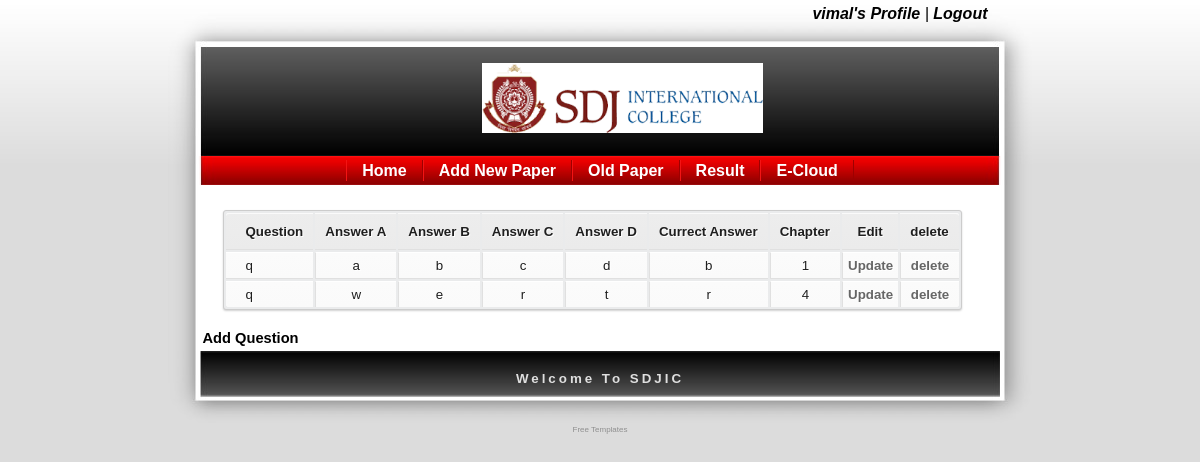
Screenshot of /fac_display_question.php?paper_id=2 (signed in) with the database file from the repository.
### tables this page shows
CREATE TABLE IF NOT EXISTS `question` (
  `q_id` int(11) NOT NULL AUTO_INCREMENT,
  `question` varchar(256) NOT NULL,
  `answerA` varchar(256) NOT NULL,
  `answerB` varchar(256) NOT NULL,
  `answerC` varchar(256) NOT NULL,
  `answerD` varchar(256) NOT NULL,
  `currect_answer` varchar(256) NOT NULL,
  `chapter` int(11) NOT NULL,
  `paper_id` int(11) NOT NULL,
  PRIMARY KEY (`q_id`)
);

### fac_display_question.php (the view, shortened to what this page needs)
<?php
	$paper_id=$_SESSION['paper_id'];
	$dis_query="select * from question where paper_id=$paper_id";
	 $result=mysql_query($dis_query);
	 while($row = mysql_fetch_array($result))
	 {
		 $rs[]=$row;
	 }
		$c=count($rs);
?>
<!DOCTYPE html PUBLIC "-//W3C//DTD HTML 4.01 Transitional//EN">
<html>
<head>
  <link rel="stylesheet" href="css/style.css" type="text/css">
  <link rel="stylesheet" href="css/style-login.css" type="text/css">
  <link rel="stylesheet" href="css/table.css" type="text/css">
</head>
<body>
	<table align="center" border="0" cellpadding="0" cellspacing="0" width="865">
		<tr>
			<td id="oben" valign="top" height="156">
				<div class="headertextoben">
					<a href="fac_profile.php"><?php echo $_SESSION['username']; ?>'s Profile</a> | <a href="logout.php">Logout</a>
				</div>
				<div class="headertextgross">
					<center>
						<img src="css/images/Logo.png" height="70">
					</center>
				</div>
			</td>
		</tr>
		<tr>
			<td id="navi" width="865">
				<div class="headernavi">
					<a href="index_faculty.php">Home</a><a href="fac_add_paper.php">Add New Paper</a><a href="fac_display_paper.php">Old Paper</a><a href="display_result_all.php">Result</a><a href="index_faculty.php">E-Cloud</a>
				</div>
			</td>
		</tr>
		<tr>
			<td id="mainbg" valign="top">
				<div id="haupttext">
					<div class="table-style">
						<table width="93%">
						<tr>
						<th>Question
						<th>Answer A
						<th>Answer B
						<th>Answer C
						<th>Answer D
						<th>Currect Answer
						<th>Chapter
						<th>Edit
						<th>delete
						<?php
							for($i = 0; $i < $c ; $i++)
							{
						?>
						<tr>
						<td><?php echo $rs[$i]['question']?></td>
						<td><?php echo $rs[$i]['answerA']?></td>
						<td><?php echo $rs[$i]['answerB']?></td>
						<td><?php echo $rs[$i]['answerC']?></td>
						<td><?php echo $rs[$i]['answerD']?></td>
						<td><?php echo $rs[$i]['currect_answer']?></td>
						<td><?php echo $rs[$i]['chapter']?></td>
						<td><a href="fac_update_question.php?q_id=<?php if(isset($rs[$i]['q_id'])) { echo $rs[$i]['q_id']; } ?>">Update </a>
						<td><a href="fac_display_question.php?id=<?php if(isset($rs[$i]['q_id'])) { echo $rs[$i]['q_id']; } ?>" onClick="return confirm('Are you sure you want to delete?')">delete </a>
						<?php
							}
						?>
						</table>
					</div>
					<a href="fac_add_question.php">Add Question</a>
				</div>
			</td>
		</tr>
		<tr>
			<td id="unten" height="74">Welcome To SDJIC</td>
		</tr>
	</table>
	<div class="copyright" align="center"><a style="color:#8F8F8F;font-weight:normal;background-color:#DCDCDC" href="http://www.website-templates.info" target="_blank">Free Templates</a></div>
</body>
</html>

### css/style.css (style rules this page uses)
body { margin: 0px; padding: 0px; color: #5F5F5F; background:url(images/bg.jpg) repeat-x; background-color: #DCDCDC; font-family: "Trebuchet MS",verdana,arial,helvetica,sans-serif; font-size: 10pt; }
table,td,tr { color: #1F1F1F; background-color: #FFFFFF; font-family: "Trebuchet MS",verdana,arial,helvetica,sans-serif; font-size: 10pt; }
#oben { background:url(images/oben.jpg); width: 865px; }
.headertextoben { padding: 5px 45px 0px 0px; font-size: 12pt; color: #000000; background-color: inherit; font-family: "Trebuchet MS",verdana,arial,helvetica,sans-serif; font-style: italic; text-align: right; }
.headertextgross { padding: 40px 0px 0px 45px; font-size: 20pt; color: #ffffff; background-color: inherit; font-family: "Trebuchet MS",verdana,arial,helvetica,sans-serif; font-style: italic; }
#navi { background:url(images/navi.jpg); height: 29px; text-align: center; }
.headernavi a:link, .headernavi a:active, .headernavi a:visited { color: #FFFFFF; background-color: transparent; text-decoration: none; font-family: "Trebuchet MS",verdana,arial,helvetica,sans-serif; font-size: 12pt; line-height: 29px; padding: 2px 15px; margin: 0px; text-align: center; border-left: solid 1px #F31414; border-right: solid 1px #9D0000; }
#mainbg { background:url(images/mainbg.jpg); width: 865px; }
#haupttext { font-family: "Trebuchet MS",verdana,arial,helvetica,sans-serif; padding: 5px 35px 5px 35px; text-align: justify; font-size: 11pt; }
#unten { color: #DFDFDF; background-color: inherit; background:url(images/unten.jpg); font-family: "Century Gothic",sans-serif; font-size: 10pt; font-weight: bold; text-align: center; letter-spacing: 3px; padding-bottom: 20px; }
.copyright { font-size: 6pt; text-align: center; font-weight: normal; }
a:link,a:visited,a:active { color: #000000; background-color: inherit; text-decoration: none; font-weight: bold; }

### css/table.css (style rules this page uses)
.table-style table a:link { color: #666; font-weight: bold; text-decoration:none; }
.table-style table { font-family:Arial, Helvetica, sans-serif; color:#666; font-size:12px; text-shadow: 1px 1px 0px #fff; background:#eaebec; margin:20px; border:#ccc 1px solid; -moz-border-radius:3px; -webkit-border-radius:3px; border-radius:3px; -moz-box-shadow: 0 1px 2px #d1d1d1; -webkit-box-shadow: 0 1px 2px #d1d1d1; box-shadow: 0 1px 2px #d1d1d1; }
.table-style table th { padding:10px 10px 10px 10px; border-top:1px solid #fafafa; border-bottom:1px solid #e0e0e0; background: #ededed; background: -webkit-gradient(linear, left top, left bottom, from(#ededed), to(#ebebeb)); background: -moz-linear-gradient(top, #ededed, #ebebeb); }
.table-style table th:first-child { text-align: left; padding-left:20px; }
.table-style table tr:first-child th:first-child { -moz-border-radius-topleft:3px; -webkit-border-top-left-radius:3px; border-top-left-radius:3px; }
.table-style table tr:first-child th:last-child { -moz-border-radius-topright:3px; -webkit-border-top-right-radius:3px; border-top-right-radius:3px; }
.table-style table tr { text-align: center; padding-left:20px; }
.table-style table tr td:first-child { text-align: left; padding-left:20px; border-left: 0; }
.table-style table tr td { padding:5px; border-top: 1px solid #ffffff; border-bottom:1px solid #e0e0e0; border-left: 1px solid #e0e0e0; background: #fafafa; background: -webkit-gradient(linear, left top, left bottom, from(#fbfbfb), to(#fafafa)); background: -moz-linear-gradient(top, #fbfbfb, #fafafa); }
.table-style table tr:last-child td { border-bottom:0; }
.table-style table tr:last-child td:first-child { -moz-border-radius-bottomleft:3px; -webkit-border-bottom-left-radius:3px; border-bottom-left-radius:3px; }
.table-style table tr:last-child td:last-child { -moz-border-radius-bottomright:3px; -webkit-border-bottom-right-radius:3px; border-bottom-right-radius:3px; }

### rows the page displays
question: question "q", answerA "a", answerB "b", answerC "c", answerD "d", currect_answer "b", chapter "1"
question: question "q", answerA "w", answerB "e", answerC "r", answerD "t", currect_answer "r", chapter "4"

### other values shown
$_SESSION['username'] "vimal"
